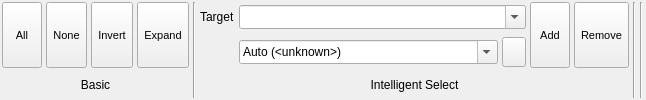
      <widget class="QWidget" name="SelectTab">
       <attribute name="title">
        <string>  Select  </string>
       </attribute>
       <layout class="QHBoxLayout" name="horizontalLayout_17">
        <property name="spacing">
         <number>4</number>
        </property>
        <property name="margin">
         <number>2</number>
        </property>
        <item>
         <layout class="QGridLayout" name="gridLayout">
          <item row="0" column="0">
           <widget class="TMenuButton" name="SelectBasicAllButton">
            <property name="sizePolicy">
             <sizepolicy hsizetype="Preferred" vsizetype="Fixed">
              <horstretch>0</horstretch>
              <verstretch>0</verstretch>
             </sizepolicy>
            </property>
            <property name="minimumSize">
             <size>
              <width>40</width>
              <height>66</height>
             </size>
            </property>
            <property name="maximumSize">
             <size>
              <width>128</width>
              <height>66</height>
             </size>
            </property>
            <property name="font">
             <font>
              <pointsize>8</pointsize>
             </font>
            </property>
            <property name="toolTip">
             <string>Select all atoms in the model</string>
            </property>
            <property name="text">
             <string>All</string>
            </property>
            <property name="icon">
             <iconset resource="icons.qrc">
              <normaloff>:/select/icons/select_all.svg</normaloff>:/select/icons/select_all.svg</iconset>
            </property>
            <property name="iconSize">
             <size>
              <width>30</width>
              <height>30</height>
             </size>
            </property>
            <property name="checkable">
             <bool>false</bool>
            </property>
            <property name="checked">
             <bool>false</bool>
            </property>
            <property name="autoExclusive">
             <bool>false</bool>
            </property>
            <property name="toolButtonStyle">
             <enum>Qt::ToolButtonTextUnderIcon</enum>
            </property>
            <property name="autoRaise">
             <bool>false</bool>
            </property>
           </widget>
          </item>
          <item row="0" column="1">
           <widget class="TMenuButton" name="SelectBasicNoneButton">
            <property name="sizePolicy">
             <sizepolicy hsizetype="Preferred" vsizetype="Fixed">
              <horstretch>0</horstretch>
              <verstretch>0</verstretch>
             </sizepolicy>
            </property>
            <property name="minimumSize">
             <size>
              <width>40</width>
              <height>66</height>
             </size>
            </property>
            <property name="maximumSize">
             <size>
              <width>128</width>
              <height>66</height>
             </size>
            </property>
            <property name="font">
             <font>
              <pointsize>8</pointsize>
             </font>
            </property>
            <property name="toolTip">
             <string>Deselect all atoms in the model</string>
            </property>
            <property name="text">
             <string>None</string>
            </property>
            <property name="icon">
             <iconset resource="icons.qrc">
              <normaloff>:/select/icons/select_none.svg</normaloff>:/select/icons/select_none.svg</iconset>
            </property>
            <property name="iconSize">
             <size>
              <width>30</width>
              <height>30</height>
             </size>
            </property>
            <property name="checkable">
             <bool>false</bool>
            </property>
            <property name="checked">
             <bool>false</bool>
            </property>
            <property name="autoExclusive">
             <bool>false</bool>
            </property>
            <property name="toolButtonStyle">
             <enum>Qt::ToolButtonTextUnderIcon</enum>
            </property>
            <property name="autoRaise">
             <bool>false</bool>
            </property>
           </widget>
          </item>
          <item row="0" column="2">
           <widget class="TMenuButton" name="SelectBasicInvertButton">
            <property name="sizePolicy">
             <sizepolicy hsizetype="Preferred" vsizetype="Fixed">
              <horstretch>0</horstretch>
              <verstretch>0</verstretch>
             </sizepolicy>
            </property>
            <property name="minimumSize">
             <size>
              <width>40</width>
              <height>66</height>
             </size>
            </property>
            <property name="maximumSize">
             <size>
              <width>128</width>
              <height>66</height>
             </size>
            </property>
            <property name="font">
             <font>
              <pointsize>8</pointsize>
             </font>
            </property>
            <property name="toolTip">
             <string>Invert the current selection</string>
            </property>
            <property name="text">
             <string>Invert</string>
            </property>
            <property name="icon">
             <iconset resource="icons.qrc">
              <normaloff>:/select/icons/select_invert.svg</normaloff>:/select/icons/select_invert.svg</iconset>
            </property>
            <property name="iconSize">
             <size>
              <width>30</width>
              <height>30</height>
             </size>
            </property>
            <property name="checkable">
             <bool>false</bool>
            </property>
            <property name="checked">
             <bool>false</bool>
            </property>
            <property name="autoExclusive">
             <bool>false</bool>
            </property>
            <property name="toolButtonStyle">
             <enum>Qt::ToolButtonTextUnderIcon</enum>
            </property>
            <property name="autoRaise">
             <bool>false</bool>
            </property>
           </widget>
          </item>
          <item row="0" column="3">
           <widget class="TMenuButton" name="SelectBasicExpandButton">
            <property name="sizePolicy">
             <sizepolicy hsizetype="Preferred" vsizetype="Fixed">
              <horstretch>0</horstretch>
              <verstretch>0</verstretch>
             </sizepolicy>
            </property>
            <property name="minimumSize">
             <size>
              <width>40</width>
              <height>66</height>
             </size>
            </property>
            <property name="maximumSize">
             <size>
              <width>128</width>
              <height>66</height>
             </size>
            </property>
            <property name="font">
             <font>
              <pointsize>8</pointsize>
             </font>
            </property>
            <property name="toolTip">
             <string>Expand the current selection</string>
            </property>
            <property name="text">
             <string>Expand</string>
            </property>
            <property name="icon">
             <iconset resource="icons.qrc">
              <normaloff>:/select/icons/select_expand.svg</normaloff>:/select/icons/select_expand.svg</iconset>
            </property>
            <property name="iconSize">
             <size>
              <width>30</width>
              <height>30</height>
             </size>
            </property>
            <property name="checkable">
             <bool>false</bool>
            </property>
            <property name="checked">
             <bool>false</bool>
            </property>
            <property name="autoExclusive">
             <bool>false</bool>
            </property>
            <property name="toolButtonStyle">
             <enum>Qt::ToolButtonTextUnderIcon</enum>
            </property>
            <property name="autoRaise">
             <bool>false</bool>
            </property>
           </widget>
          </item>
          <item row="1" column="0" colspan="4">
           <widget class="QLabel" name="label_24">
            <property name="text">
             <string>Basic</string>
            </property>
            <property name="alignment">
             <set>Qt::AlignCenter</set>
            </property>
           </widget>
          </item>
         </layout>
        </item>
        <item>
         <widget class="Line" name="line_24">
          <property name="orientation">
           <enum>Qt::Vertical</enum>
          </property>
         </widget>
        </item>
        <item>
         <layout class="QGridLayout" name="gridLayout_51">
          <item row="0" column="0">
           <widget class="QLabel" name="label_25">
            <property name="sizePolicy">
             <sizepolicy hsizetype="Minimum" vsizetype="Preferred">
              <horstretch>0</horstretch>
              <verstretch>0</verstretch>
             </sizepolicy>
            </property>
            <property name="minimumSize">
             <size>
              <width>0</width>
              <height>30</height>
             </size>
            </property>
            <property name="maximumSize">
             <size>
              <width>16777215</width>
              <height>30</height>
             </size>
            </property>
            <property name="text">
             <string>Target</string>
            </property>
           </widget>
          </item>
          <item row="0" column="1" colspan="2">
           <widget class="QComboBox" name="SelectIntelligentTargetCombo">
            <property name="sizePolicy">
             <sizepolicy hsizetype="Expanding" vsizetype="Fixed">
              <horstretch>0</horstretch>
              <verstretch>0</verstretch>
             </sizepolicy>
            </property>
            <property name="minimumSize">
             <size>
              <width>0</width>
              <height>0</height>
             </size>
            </property>
            <property name="maximumSize">
             <size>
              <width>16777215</width>
              <height>24</height>
             </size>
            </property>
            <property name="toolTip">
             <string>Specify elements or atom IDs (e.g. C, He-Ar, or 1-10). Use '+' to indicate 'up to' or 'and after' (e.g. +N, 100+)</string>
            </property>
            <property name="editable">
             <bool>true</bool>
            </property>
           </widget>
          </item>
          <item row="2" column="0" colspan="5">
           <widget class="QLabel" name="label_26">
            <property name="text">
             <string>Intelligent Select</string>
            </property>
            <property name="alignment">
             <set>Qt::AlignCenter</set>
            </property>
           </widget>
          </item>
          <item row="1" column="1">
           <widget class="QComboBox" name="SelectIntelligentTypeCombo">
            <property name="sizePolicy">
             <sizepolicy hsizetype="Expanding" vsizetype="Fixed">
              <horstretch>0</horstretch>
              <verstretch>0</verstretch>
             </sizepolicy>
            </property>
            <property name="minimumSize">
             <size>
              <width>0</width>
              <height>0</height>
             </size>
            </property>
            <property name="maximumSize">
             <size>
              <width>16777215</width>
              <height>24</height>
             </size>
            </property>
            <property name="toolTip">
             <string>Specify elements or atom IDs (e.g. C, He-Ar, or 1-10). Use '+' to indicate 'up to' or 'and after' (e.g. +N, 100+)</string>
            </property>
            <property name="editable">
             <bool>true</bool>
            </property>
            <item>
             <property name="text">
              <string>Auto (&lt;unknown&gt;)</string>
             </property>
            </item>
            <item>
             <property name="text">
              <string>Range Selection (n-m, C-Ag, 4+, +21, etc.)</string>
             </property>
            </item>
            <item>
             <property name="text">
              <string>NETA Description</string>
             </property>
            </item>
            <item>
             <property name="text">
              <string>Code Loop Selection</string>
             </property>
            </item>
           </widget>
          </item>
          <item row="1" column="2">
           <widget class="TMenuButton" name="SelectIntelligentElementButton">
            <property name="sizePolicy">
             <sizepolicy hsizetype="Expanding" vsizetype="Fixed">
              <horstretch>0</horstretch>
              <verstretch>0</verstretch>
             </sizepolicy>
            </property>
            <property name="minimumSize">
             <size>
              <width>0</width>
              <height>30</height>
             </size>
            </property>
            <property name="maximumSize">
             <size>
              <width>25</width>
              <height>30</height>
             </size>
            </property>
            <property name="text">
             <string/>
            </property>
            <property name="iconSize">
             <size>
              <width>16</width>
              <height>16</height>
             </size>
            </property>
           </widget>
          </item>
          <item row="0" column="3" rowspan="2">
           <widget class="TMenuButton" name="SelectIntelligentAddButton">
            <property name="sizePolicy">
             <sizepolicy hsizetype="Preferred" vsizetype="Fixed">
              <horstretch>0</horstretch>
              <verstretch>0</verstretch>
             </sizepolicy>
            </property>
            <property name="minimumSize">
             <size>
              <width>40</width>
              <height>66</height>
             </size>
            </property>
            <property name="maximumSize">
             <size>
              <width>128</width>
              <height>66</height>
             </size>
            </property>
            <property name="font">
             <font>
              <pointsize>8</pointsize>
             </font>
            </property>
            <property name="toolTip">
             <string>Expand the current selection</string>
            </property>
            <property name="text">
             <string>Add</string>
            </property>
            <property name="icon">
             <iconset resource="icons.qrc">
              <normaloff>:/select/icons/select_add.svg</normaloff>:/select/icons/select_add.svg</iconset>
            </property>
            <property name="iconSize">
             <size>
              <width>30</width>
              <height>30</height>
             </size>
            </property>
            <property name="checkable">
             <bool>false</bool>
            </property>
            <property name="checked">
             <bool>false</bool>
            </property>
            <property name="autoExclusive">
             <bool>false</bool>
            </property>
            <property name="toolButtonStyle">
             <enum>Qt::ToolButtonTextUnderIcon</enum>
            </property>
            <property name="autoRaise">
             <bool>false</bool>
            </property>
           </widget>
          </item>
          <item row="0" column="4" rowspan="2">
           <widget class="TMenuButton" name="SelectIntelligentRemoveButton">
            <property name="sizePolicy">
             <sizepolicy hsizetype="Preferred" vsizetype="Fixed">
              <horstretch>0</horstretch>
              <verstretch>0</verstretch>
             </sizepolicy>
            </property>
            <property name="minimumSize">
             <size>
              <width>40</width>
              <height>66</height>
             </size>
            </property>
            <property name="maximumSize">
             <size>
              <width>128</width>
              <height>66</height>
             </size>
            </property>
            <property name="font">
             <font>
              <pointsize>8</pointsize>
             </font>
            </property>
            <property name="toolTip">
             <string>Expand the current selection</string>
            </property>
            <property name="text">
             <string>Remove</string>
            </property>
            <property name="icon">
             <iconset resource="icons.qrc">
              <normaloff>:/select/icons/select_remove.svg</normaloff>:/select/icons/select_remove.svg</iconset>
            </property>
            <property name="iconSize">
             <size>
              <width>30</width>
              <height>30</height>
             </size>
            </property>
            <property name="checkable">
             <bool>false</bool>
            </property>
            <property name="checked">
             <bool>false</bool>
            </property>
            <property name="autoExclusive">
             <bool>false</bool>
            </property>
            <property name="toolButtonStyle">
             <enum>Qt::ToolButtonTextUnderIcon</enum>
            </property>
            <property name="autoRaise">
             <bool>false</bool>
            </property>
           </widget>
          </item>
         </layout>
        </item>
        <item>
         <widget class="Line" name="line_23">
          <property name="orientation">
           <enum>Qt::Vertical</enum>
          </property>
         </widget>
        </item>
        <item>
         <widget class="Line" name="line_25">
          <property name="orientation">
           <enum>Qt::Vertical</enum>
          </property>
         </widget>
        </item>
        <item>
         <spacer name="horizontalSpacer_16">
          <property name="orientation">
           <enum>Qt::Horizontal</enum>
          </property>
          <property name="sizeType">
           <enum>QSizePolicy::MinimumExpanding</enum>
          </property>
          <property name="sizeHint" stdset="0">
           <size>
            <width>1</width>
            <height>20</height>
           </size>
          </property>
         </spacer>
        </item>
       </layout>
      </widget>
